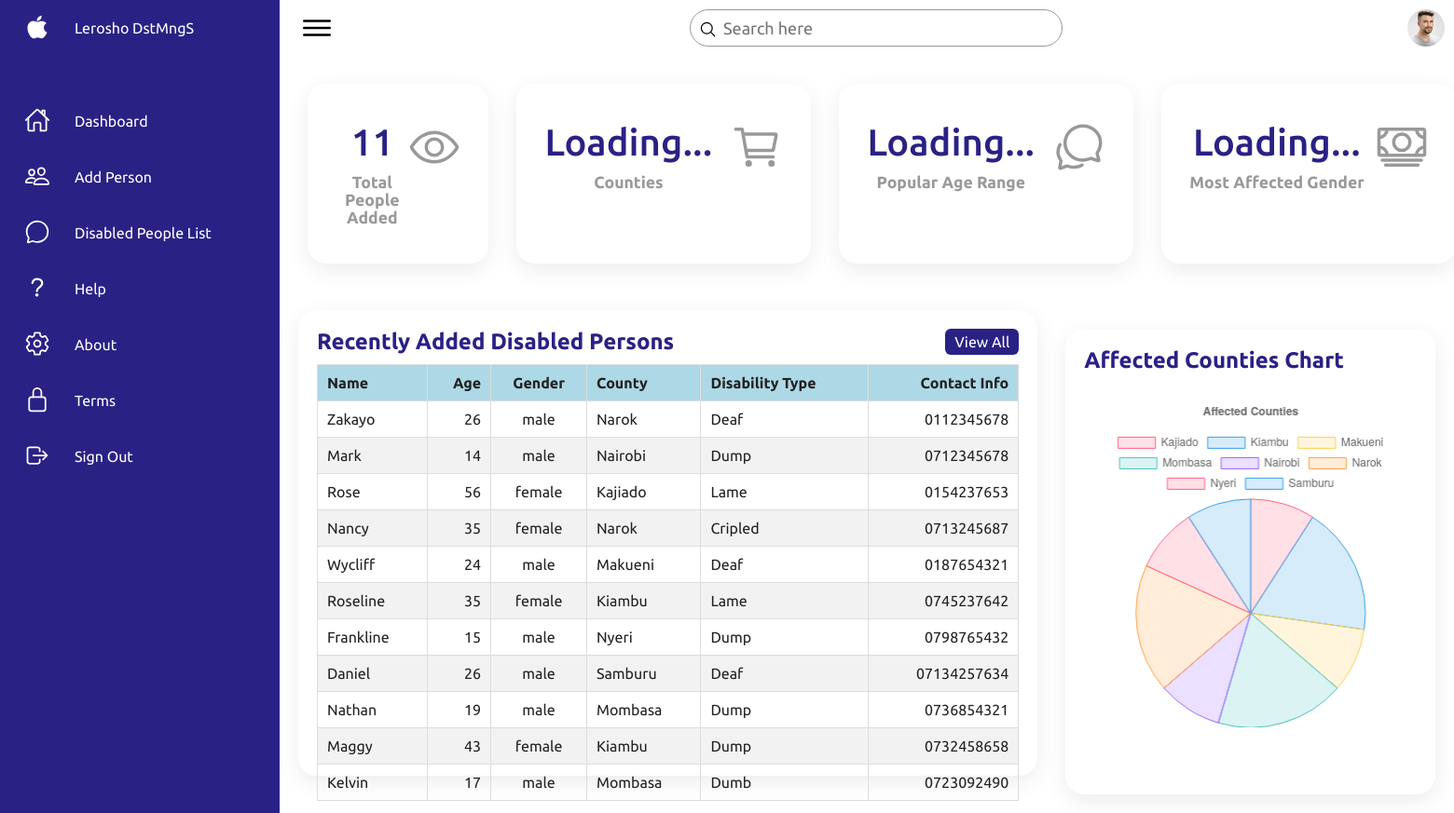
The page / on the database its author committed.
### tables this page shows
CREATE TABLE `disabled` (
  `id` int(11) NOT NULL,
  `name` varchar(255) NOT NULL,
  `age` int(11) NOT NULL,
  `gender` text NOT NULL,
  `county` varchar(11) NOT NULL,
  `disability_type` varchar(255) NOT NULL,
  `contact_info` varchar(255) NOT NULL
);

### index.php (the view, shortened to what this page needs)
<!DOCTYPE html>
<html lang="en">
<head>
    <link rel="stylesheet" href="assets/css/style.css">
</head>
<body>
    <div class="container">
        <div class="navigation">
            <ul>
                <li>
                    <a href="#">
                        <span class="icon">
                            <ion-icon name="logo-apple"></ion-icon>
                        </span>
                        <span class="title">Lerosho DstMngS</span>
                    </a>
                </li>
                <li>
                    <a href="index.php">
                        <span class="icon">
                            <ion-icon name="home-outline"></ion-icon>
                        </span>
                        <span class="title">Dashboard</span>
                    </a>
                </li>
                <li>
                    <a href="add_person.php">
                        <span class="icon">
                            <ion-icon name="people-outline"></ion-icon>
                        </span>
                        <span class="title">Add Person</span>
                    </a>
                </li>
                <li>
                    <a href="view.php">
                        <span class="icon">
                            <ion-icon name="chatbubble-outline"></ion-icon>
                        </span>
                        <span class="title">Disabled People List</span>
                    </a>
                </li>
                <li>
                    <a href="help.php">
                        <span class="icon">
                            <ion-icon name="help-outline"></ion-icon>
                        </span>
                        <span class="title">Help</span>
                    </a>
                </li>
                <li>
                    <a href="about.php">
                        <span class="icon">
                            <ion-icon name="settings-outline"></ion-icon>
                        </span>
                        <span class="title">About</span>
                    </a>
                </li>
                <li>
                    <a href="terms.php">
                        <span class="icon">
                            <ion-icon name="lock-closed-outline"></ion-icon>
                        </span>
                        <span class="title">Terms</span>
                    </a>
                </li>
                <li>
                    <a href="logout.php">
                        <span class="icon">
                            <ion-icon name="log-out-outline"></ion-icon>
                        </span>
                        <span class="title">Sign Out</span>
                    </a>
                </li>
            </ul>
        </div>
        <div class="main">
            <div class="topbar">
                <div class="toggle">
                    <ion-icon name="menu-outline"></ion-icon>
                </div>
                <div class="search">
                    <label>
                        <input type="text" placeholder="Search here">
                        <ion-icon name="search-outline"></ion-icon>
                    </label>
                </div>
                <div class="user">
                    <img src="assets/imgs/customer01.jpg" alt="">
                </div>
            </div>
            <div class="cardBox">
                <?php
                require_once "connection.php";
                $sql = "SELECT COUNT(*) as total_people FROM disabled";
                $result = mysqli_query($conn, $sql);
                $row = mysqli_fetch_assoc($result);
                $total_people = $row['total_people'];
                ?>
                <!DOCTYPE html>
                <html lang="en">
                <head>
                </head>
                <body>
                    <div class="card">
                        <div>
                            <div class="numbers">
                                <?php echo number_format($total_people); ?>
                            </div>
                            <div class="cardName">Total People Added</div>
                        </div>
                        <div class="iconBx">
                            <ion-icon name="eye-outline"></ion-icon>
                        </div>
                    </div>
                </body>
                </html>
                <div class="card">
                    <div>
                        <div class="numbers" id="countyCount">Loading...</div>
                        <div class="cardName">Counties</div>
                    </div>
                    <div class="iconBx">
                        <ion-icon name="cart-outline"></ion-icon>
                    </div>
                </div>
                <div class="card">
                    <div>
                        <div class="numbers" id="popularAgeRange">Loading...</div>
                        <div class="cardName">Popular Age Range</div>
                    </div>
                    <div class="iconBx">
                        <ion-icon name="chatbubbles-outline"></ion-icon>
                    </div>
                </div>
                <div class="card">
                    <div>
                        <div class="numbers" id="mostAffectedGender">Loading...</div>
                        <div class="cardName">Most Affected Gender</div>
                    </div>
                    <div class="iconBx">
                        <ion-icon name="cash-outline"></ion-icon>
                    </div>
                </div>
            </div>
            <div class="details">
                <div class="recentOrders">
                    <div class="cardHeader">
                        <h2>Recently Added Disabled Persons</h2>
                        <a href="view.php" class="btn">View All</a>
                    </div>
                    <?php
                    include 'connection.php';
                    $sql = "SELECT name, age, gender, county, disability_type, contact_info FROM disabled";
                    $result = mysqli_query($conn, $sql);
                    $users = array();
                    if (mysqli_num_rows($result) > 0) {
                        while ($row = mysqli_fetch_assoc($result)) {
                            $users[] = $row;
                        }
                    }
                    ?>
                    <!DOCTYPE html>
                    <html lang="en">
                    <head>
                    </head>
                    <body>
                        <table>
                            <thead>
                                <tr>
                                    <td>Name</td>
                                    <td>Age</td>
                                    <td>Gender</td>
                                    <td>County</td>
                                    <td>Disability Type</td>
                                    <td>Contact Info</td>
                                </tr>
                            </thead>
                            <tbody>
                                <?php foreach ($users as $user): ?>
                                    <tr>
                                        <td>
                                            <?php echo $user['name']; ?>
                                        </td>
                                        <td>
                                            <?php echo $user['age']; ?>
                                        </td>
                                        <td>
                                            <?php echo $user['gender']; ?>
                                        </td>
                                        <td>
                                            <?php echo $user['county']; ?>
                                        </td>
                                        <td>
                                            <?php echo $user['disability_type']; ?>
                                        </td>
                                        <td>
                                            <?php echo $user['contact_info']; ?>
                                        </td>
                                    </tr>
                                <?php endforeach; ?>
                            </tbody>
                        </table>
                    </body>
                    </html>
                </div>
                <?php
include 'connection.php';
$sql = "SELECT county, COUNT(*) as count FROM disabled GROUP BY county";
$result = $conn->query($sql);
$data = [];
while($row = $result->fetch_assoc()) {
    $data[] = [
        'county' => $row['county'],
        'count' => $row['count']
    ];
}
$labels = array_column($data, 'county');
$values = array_column($data, 'count');
$labels_json = json_encode($labels);
$values_json = json_encode($values);
?>
<!DOCTYPE html>
<html lang="en">
<head>
</head>
<body>
<div class="recentCustomers">
    <div class="cardHeader">
        <h2>Affected Counties Chart</h2>
    </div>
    <canvas id="pieChart"></canvas>
</div>
<script>
    document.addEventListener('DOMContentLoaded', function() {
        var ctx = document.getElementById('pieChart').getContext('2d');
        var myChart = new Chart(ctx, {
            type: 'pie',
            data: {
                labels: <?php echo $labels_json; ?>,
                datasets: [{
                    label: 'Number of Disabled by County',
                    data: <?php echo $values_json; ?>,
                    backgroundColor: [
                        'rgba(255, 99, 132, 0.2)',
                        'rgba(54, 162, 235, 0.2)',
                        'rgba(255, 206, 86, 0.2)',
                        'rgba(75, 192, 192, 0.2)',
                        'rgba(153, 102, 255, 0.2)',
                        'rgba(255, 159, 64, 0.2)'
                    ],
                    borderColor: [
                        'rgba(255, 99, 132, 1)',
                        'rgba(54, 162, 235, 1)',
                        'rgba(255, 206, 86, 1)',
                        'rgba(75, 192, 192, 1)',
                        'rgba(153, 102, 255, 1)',
                        'rgba(255, 159, 64, 1)'
                    ],
                    borderWidth: 1
                }]
            },
            options: {
                responsive: true,
                plugins: {
                    legend: {
                        position: 'top',
                    },
                    title: {
                        display: true,
                        text: 'Affected Counties'
                    }
                }
            }
        });
    });
</script>
</body>
</html>
            </div>
        </div>
    </div>
</body>
</html>

### style.css (style rules this page uses)
* { font-family: "Ubuntu", sans-serif; margin: 0; padding: 0; box-sizing: border-box; }
:root { --blue: #2a2185; --white: #fff; --gray: #f5f5f5; --black1: #222; --black2: #999; }
body { min-height: 100vh; overflow-x: hidden; }
.container { position: relative; width: 100%; }
.navigation { position: fixed; width: 300px; height: 100%; background: var(--blue); border-left: 10px solid var(--blue); transition: 0.5s; overflow: hidden; }
.navigation ul { position: absolute; top: 0; left: 0; width: 100%; }
.navigation ul li { position: relative; width: 100%; list-style: none; border-top-left-radius: 30px; border-bottom-left-radius: 30px; }
.navigation ul li:nth-child(1) { margin-bottom: 40px; pointer-events: none; }
.navigation ul li a { position: relative; display: block; width: 100%; display: flex; text-decoration: none; color: var(--white); }
.navigation ul li a .icon { position: relative; display: block; min-width: 60px; height: 60px; line-height: 75px; text-align: center; }
.navigation ul li a .icon ion-icon { font-size: 1.75rem; }
.navigation ul li a .title { position: relative; display: block; padding: 0 10px; height: 60px; line-height: 60px; text-align: start; white-space: nowrap; }
.main { position: absolute; width: calc(100% - 300px); left: 300px; min-height: 100vh; background: var(--white); transition: 0.5s; }
.topbar { width: 100%; height: 60px; display: flex; justify-content: space-between; align-items: center; padding: 0 10px; }
.toggle { position: relative; width: 60px; height: 60px; display: flex; justify-content: center; align-items: center; font-size: 2.5rem; cursor: pointer; }
.search { position: relative; width: 400px; margin: 0 10px; }
.search label { position: relative; width: 100%; }
.search label input { width: 100%; height: 40px; border-radius: 40px; padding: 5px 20px; padding-left: 35px; font-size: 18px; outline: none; border: 1px solid var(--black2); }
.search label ion-icon { position: absolute; top: 0; left: 10px; font-size: 1.2rem; }
.user { position: relative; width: 40px; height: 40px; border-radius: 50%; overflow: hidden; cursor: pointer; }
.user img { position: absolute; top: 0; left: 0; width: 100%; height: 100%; object-fit: cover; }
.cardBox { position: relative; width: 100%; padding: 20px; display: grid; grid-template-columns: repeat(4, 1fr); grid-gap: 30px; }
.cardBox .card { position: relative; background: var(--white); padding: 30px; border-radius: 20px; display: flex; justify-content: space-between; cursor: pointer; box-shadow: 0 7px 25px rgba(0, 0, 0, 0.08); }
.cardBox .card .numbers { position: relative; font-weight: 500; font-size: 2.5rem; color: var(--blue); }
.cardBox .card .cardName { color: var(--black2); font-size: 1.1rem; margin-top: 5px; font-weight: bold; }
.cardBox .card .iconBx { font-size: 3.5rem; color: var(--black2); }
.details { position: relative; width: 100%; padding: 20px; display: grid; grid-template-columns: 2fr 1fr; grid-gap: 30px; }
.details .recentOrders { position: relative; display: grid; min-height: 500px; background: var(--white); padding: 20px; box-shadow: 0 7px 25px rgba(0, 0, 0, 0.08); border-radius: 20px; max-height: 100px; }
.details .cardHeader { display: flex; justify-content: space-between; align-items: flex-start; }
.cardHeader h2 { font-weight: 600; color: var(--blue); max-height: 0px; }
.cardHeader .btn { position: relative; padding: 5px 10px; background: var(--blue); text-decoration: none; color: var(--white); border-radius: 6px; }
.details table { width: 100%; border-collapse: collapse; margin-top: 10px; }
.details table thead td { font-weight: 600; }
.details .recentOrders table tr { color: var(--black1); border-bottom: 1px solid rgba(0, 0, 0, 0.1); }
.details .recentOrders table tr:last-child { border-bottom: none; }
.details .recentOrders table tr td { padding: 10px; }
.details .recentOrders table tr td:last-child { text-align: end; }
.details .recentOrders table tr td:nth-child(2) { text-align: end; }
.details .recentOrders table tr td:nth-child(3) { text-align: center; }
.recentCustomers { position: relative; display: grid; min-height: 500px; padding: 20px; background: var(--white); box-shadow: 0 7px 25px rgba(0, 0, 0, 0.08); border-radius: 20px; }

### rows shown on the page
disabled: name "Zakayo", age "26", gender "male", county "Narok", disability_type "Deaf", contact_info "0112345678"
disabled: name "Mark", age "14", gender "male", county "Nairobi", disability_type "Dump", contact_info "0712345678"
disabled: name "Rose", age "56", gender "female", county "Kajiado", disability_type "Lame", contact_info "0154237653"
disabled: name "Nancy", age "35", gender "female", county "Narok", disability_type "Cripled", contact_info "0713245687"
disabled: name "Wycliff", age "24", gender "male", county "Makueni", disability_type "Deaf", contact_info "0187654321"
disabled: name "Roseline", age "35", gender "female", county "Kiambu", disability_type "Lame", contact_info "0745237642"
disabled: name "Frankline", age "15", gender "male", county "Nyeri", disability_type "Dump", contact_info "0798765432"
disabled: name "Daniel", age "26", gender "male", county "Samburu", disability_type "Deaf", contact_info "07134257634"
disabled: name "Nathan", age "19", gender "male", county "Mombasa", disability_type "Dump", contact_info "0736854321"
disabled: name "Maggy", age "43", gender "female", county "Kiambu", disability_type "Dump", contact_info "0732458658"
disabled: name "Kelvin", age "17", gender "male", county "Mombasa", disability_type "Dumb", contact_info "0723092490"

### other values the page prints
$total_people "11"
chart data {{ $labels_json }} ["Kajiado","Kiambu","Makueni","Mombasa","Nairobi","Narok","Nyeri","Samburu"]
chart data {{ $values_json }} ["1","2","1","2","1","2","1","1"]
